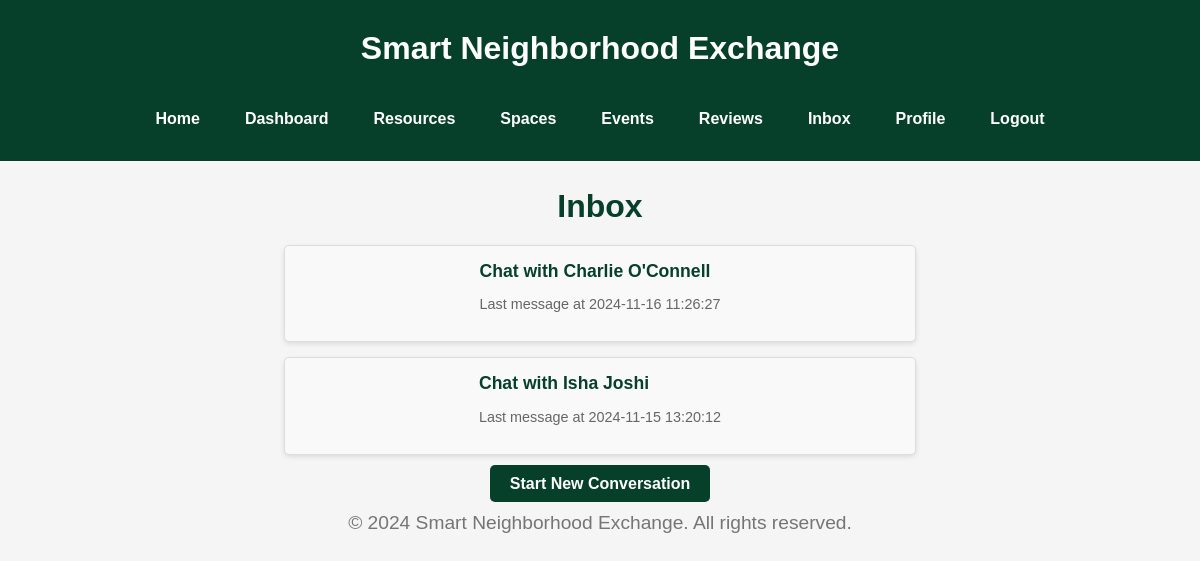
Page /inbox (signed in) on the committed database.
### tables this page shows
CREATE TABLE Users (
    user_id INTEGER PRIMARY KEY AUTOINCREMENT,
    name TEXT NOT NULL,
    email TEXT NOT NULL UNIQUE,
    password TEXT NOT NULL,
    profile_image TEXT,
    location TEXT
);

### app.py (the view)
@app.route('/inbox')
def inbox():
    user_id = get_user_id()
    con = get_db()
    cur = con.execute("""
        SELECT DISTINCT
            CASE WHEN sender_id = ? THEN receiver_id ELSE sender_id END AS other_user_id,
            u.name AS other_user_name,
            MAX(timestamp) AS last_message_time
        FROM Messages
        JOIN Users u ON u.user_id = CASE WHEN sender_id = ? THEN receiver_id ELSE sender_id END
        WHERE sender_id = ? OR receiver_id = ?
        GROUP BY other_user_id
        ORDER BY last_message_time DESC
    """, (user_id, user_id, user_id, user_id))
    conversations = cur.fetchall()
    return render_template('messages/inbox.html', conversations=conversations)

### app.py (called while the page is built)
def get_db():
    db = getattr(g, '_database', None)
    if db is None:
        db = g._database = sqlite3.connect(DATABASE)
    return db

@app.teardown_appcontext
def close_connection(exception):
    db = getattr(g, '_database', None)
    if db is not None:
        db.close()

def get_user_id():
    return session.get('user_id')

### templates/messages/inbox.html (shortened to what this page needs)
{% extends "base.html" %}
{% block content %}
<h2 class="inbox-title">Inbox</h2>
<div class="conversation-list">
    {% for conversation in conversations %}
    <div class="conversation-container">
        <a href="{{ url_for('conversation', other_user_id=conversation[0]) }}" class="conversation-link">
            <span class="conversation-name">Chat with {{ conversation[1] }}</span>
            <p class="last-message-time">Last message at {{ conversation[2] }}</p>
        </a>
    </div>
    {% endfor %}
</div>
<div class="new-conversation">
    <a href="{{ url_for('new_message') }}" class="new-conversation-button">Start New Conversation</a>
</div>
{% endblock %}

### static/css/style.css (style rules this page uses)
body { font-family: Arial, sans-serif; background-color: #f5f5f5; margin: 0; padding: 0; }
h1, h2 { color: #333333; }
h2 { font-size: 1.5em; color: #333333; margin-bottom: 20px; }
p { font-size: 0.95em; color: #666666; }
a { color: #06402B; text-decoration: none; }
h2 { color: #06402B; text-align: center; margin-bottom: 20px; }
.conversation-list { margin-top: 20px; display: flex; flex-direction: column; gap: 15px; }
.new-conversation { margin-top: 20px; text-align: center; }
.conversation-container { display: flex; flex-direction: column; align-items: center; max-width: 600px; margin: 0 auto; padding: 10px; overflow-y: auto; max-height: 70vh; background-color: #ffffff; border-radius: 8px; box-shadow: 0 4px 8px rgba(0, 0, 0, 0.1); }
body { overflow-y: auto; }
body { font-family: Arial, sans-serif; background-color: #f5f5f5; margin: 0; padding: 0; overflow-y: auto; }
.conversation-container { display: flex; flex-direction: column; align-items: center; max-width: 600px; margin: 0 auto; padding: 10px; background-color: #ffffff; border-radius: 8px; box-shadow: 0 4px 8px rgba(0, 0, 0, 0.1); overflow: hidden; }
.inbox-title { text-align: center; font-size: 2em; color: #06402B; margin-bottom: 20px; }
.conversation-list { display: flex; flex-direction: column; align-items: center; gap: 15px; }
.conversation-container { width: 100%; max-width: 600px; padding: 15px; background-color: #f9f9f9; border: 1px solid #ddd; border-radius: 5px; box-shadow: 0 2px 5px rgba(0, 0, 0, 0.1); text-align: left; }
.conversation-link { text-decoration: none; color: #333; }
.conversation-name { font-weight: bold; color: #06402B; font-size: 1.1em; }
.last-message-time { color: #666; font-size: 0.9em; }
.new-conversation-button { padding: 10px 20px; background-color: #06402B; color: #fff; border: none; border-radius: 5px; text-decoration: none; font-weight: bold; cursor: pointer; transition: background-color 0.3s; }
h2 { color: #2a643d; text-align: center; margin-bottom: 20px; }
p { text-align: center; color: #666; font-size: 1.2em; }
h1, h2 { text-align: center; color: #2a643d; margin-bottom: 20px; }
p { text-align: center; color: #757575; font-size: 1.2em; }

### rows in the picture
Users: name "Charlie O'Connell", conversation "2024-11-16 11:26:27"
Users: name "Isha Joshi", conversation "2024-11-15 13:20:12"
